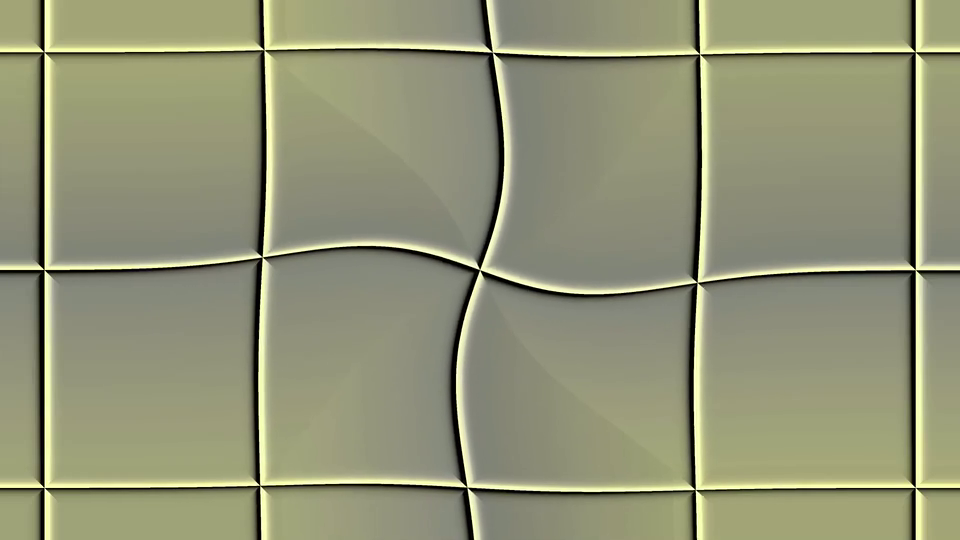
#> input picture frame 25 of data/videos/4073-176749166_small.mp4, 960 x 540 px, given in place of glass2.mp4, which was not available
$ python extract_frames.py
#> lines starting #> are read from the running program, lines starting #| are printed output that depends on the picture
import cv2
import os

def extract_frames(video_path, output_folder="../parallel/outframes", target_size=(512, 512)):
#> called with video_path = '../data/videos/glass2.mp4', output_folder = '../parallel/outframes', target_size = (512, 512)
    if not os.path.exists(output_folder):
        os.makedirs(output_folder)

    cap = cv2.VideoCapture(video_path)
    frame_number = 1

    while cap.isOpened()  :
        ret, frame = cap.read()
#> frame is the input picture: shape (540, 960, 3); mean B, G, R 118.8, 147.8, 145.8
        if not ret:
            break

        # Resize the frame to the target size (512x512)
        frame_resized = cv2.resize(frame, target_size)
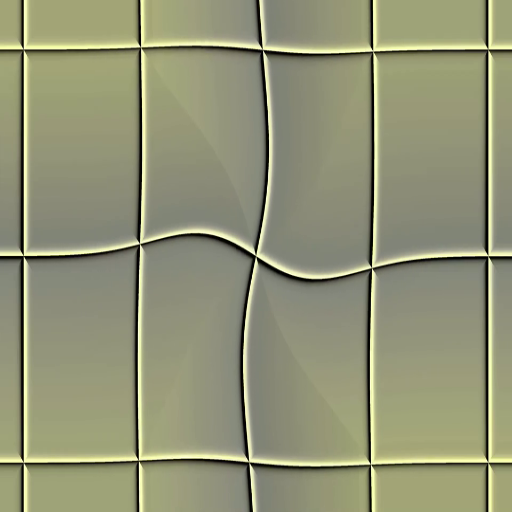
#> frame_resized: shape (512, 512, 3); mean B, G, R 118.7, 147.8, 145.7

        frame_filename = os.path.join(output_folder, f"frame_{frame_number:04d}.png")

        cv2.imwrite(frame_filename, frame_resized)
        print(f"Saved {frame_filename}")
        frame_number += 1

    cap.release()
    print("All frames have been extracted and saved.")

# Specify the video path
video_path = '../data/videos/glass2.mp4'
extract_frames(video_path)

$ run again, starting later in the video
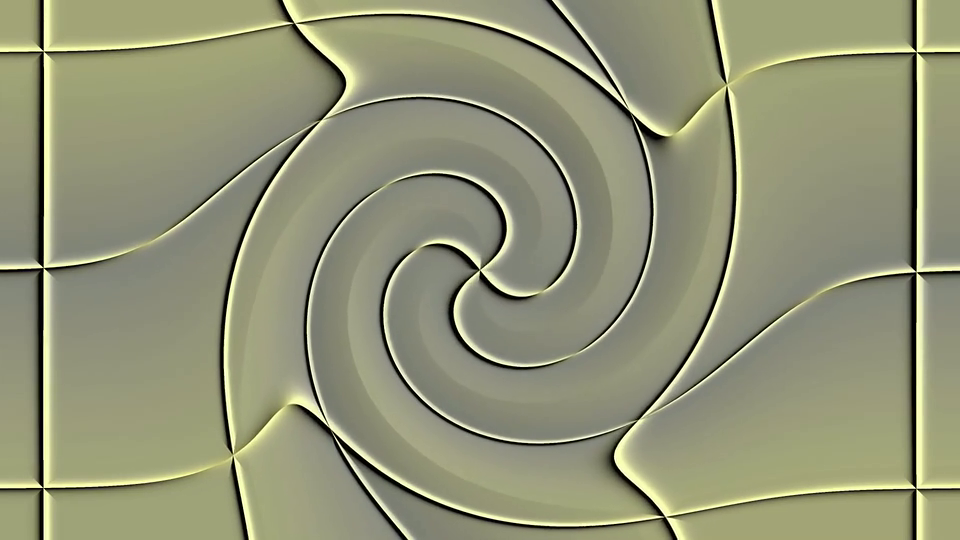
#> input picture frame 112 of data/videos/4073-176749166_small.mp4, 960 x 540 px, given in place of glass2.mp4, which was not available
#> in extract_frames, frame is the input picture: shape (540, 960, 3); mean B, G, R 119.2, 147.8, 145.8
#> in extract_frames, `frame_resized = cv2.resize(frame, target_size)`:
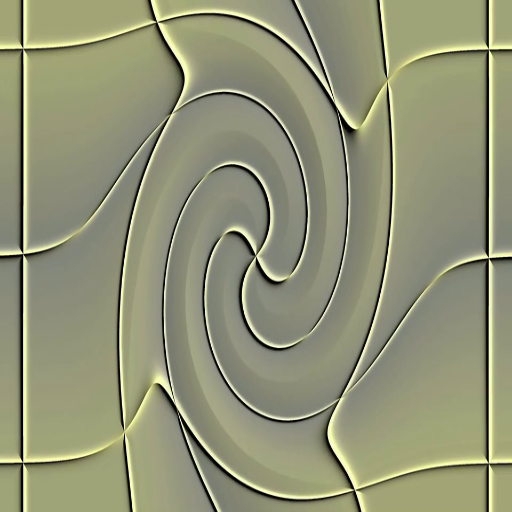
#> frame_resized: shape (512, 512, 3); mean B, G, R 119.2, 147.7, 145.8

$ run again, starting later in the video
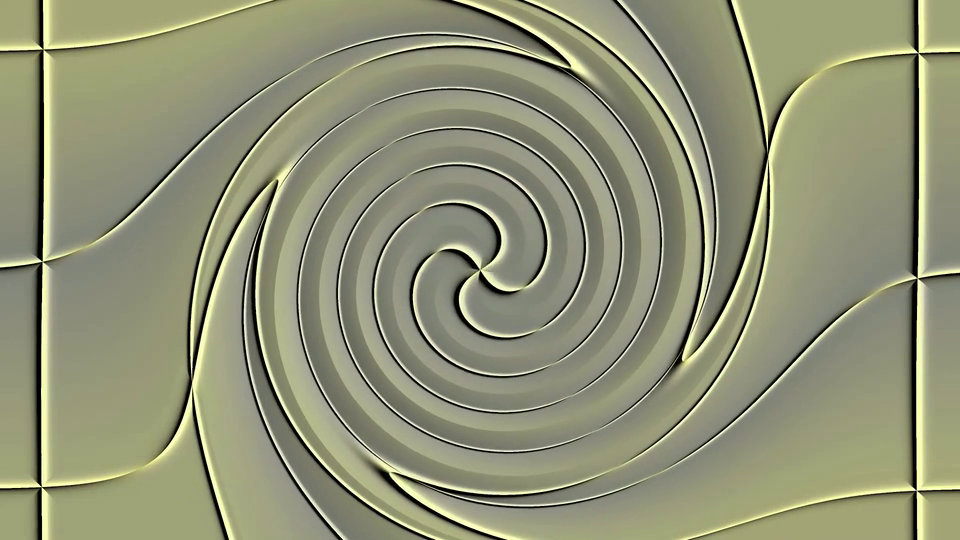
#> input picture frame 200 of data/videos/4073-176749166_small.mp4, 960 x 540 px, given in place of glass2.mp4, which was not available
#> in extract_frames, frame is the input picture: shape (540, 960, 3); mean B, G, R 118.8, 146.6, 144.7
#> in extract_frames, `frame_resized = cv2.resize(frame, target_size)`:
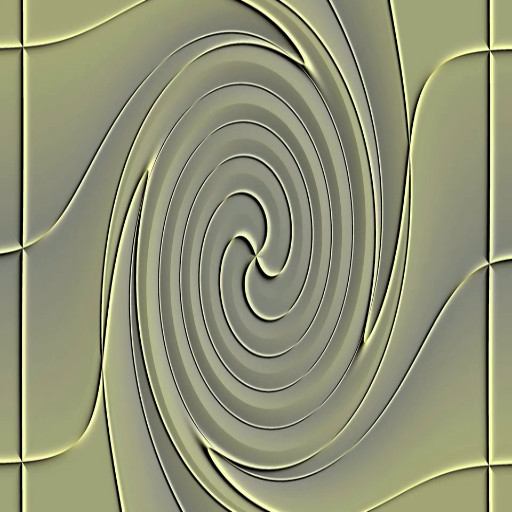
#> frame_resized: shape (512, 512, 3); mean B, G, R 118.7, 146.6, 144.6
